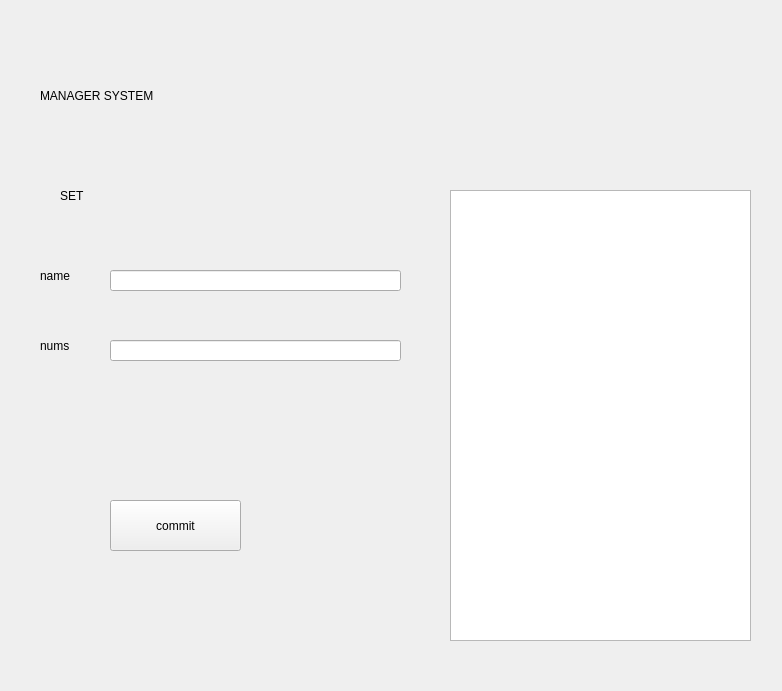
<?xml version="1.0" encoding="UTF-8"?>
<ui version="4.0">
 <class>rootinterface</class>
 <widget class="QWidget" name="rootinterface">
  <property name="geometry">
   <rect>
    <x>0</x>
    <y>0</y>
    <width>782</width>
    <height>691</height>
   </rect>
  </property>
  <property name="windowTitle">
   <string>Form</string>
  </property>
  <widget class="QTableView" name="list_shoplist">
   <property name="geometry">
    <rect>
     <x>450</x>
     <y>190</y>
     <width>301</width>
     <height>451</height>
    </rect>
   </property>
  </widget>
  <widget class="QLabel" name="label">
   <property name="geometry">
    <rect>
     <x>40</x>
     <y>20</y>
     <width>711</width>
     <height>151</height>
    </rect>
   </property>
   <property name="styleSheet">
    <string notr="true">font: 60pt &quot;Broadway&quot;;</string>
   </property>
   <property name="text">
    <string>MANAGER SYSTEM</string>
   </property>
  </widget>
  <widget class="QLabel" name="label_2">
   <property name="geometry">
    <rect>
     <x>60</x>
     <y>160</y>
     <width>101</width>
     <height>71</height>
    </rect>
   </property>
   <property name="styleSheet">
    <string notr="true">font: 40pt &quot;黑体&quot;;</string>
   </property>
   <property name="text">
    <string>SET</string>
   </property>
  </widget>
  <widget class="QLineEdit" name="input_name">
   <property name="geometry">
    <rect>
     <x>110</x>
     <y>270</y>
     <width>291</width>
     <height>21</height>
    </rect>
   </property>
  </widget>
  <widget class="QLineEdit" name="input_nums">
   <property name="geometry">
    <rect>
     <x>110</x>
     <y>340</y>
     <width>291</width>
     <height>21</height>
    </rect>
   </property>
  </widget>
  <widget class="QLabel" name="label_4">
   <property name="geometry">
    <rect>
     <x>40</x>
     <y>320</y>
     <width>61</width>
     <height>51</height>
    </rect>
   </property>
   <property name="styleSheet">
    <string notr="true">font: 20pt &quot;黑体&quot;;</string>
   </property>
   <property name="text">
    <string>nums</string>
   </property>
  </widget>
  <widget class="QLabel" name="label_5">
   <property name="geometry">
    <rect>
     <x>40</x>
     <y>250</y>
     <width>61</width>
     <height>51</height>
    </rect>
   </property>
   <property name="styleSheet">
    <string notr="true">font: 20pt &quot;黑体&quot;;</string>
   </property>
   <property name="text">
    <string>name</string>
   </property>
  </widget>
  <widget class="QPushButton" name="button_commit">
   <property name="geometry">
    <rect>
     <x>110</x>
     <y>500</y>
     <width>131</width>
     <height>51</height>
    </rect>
   </property>
   <property name="styleSheet">
    <string notr="true">font: 20pt &quot;黑体&quot;;</string>
   </property>
   <property name="text">
    <string>commit</string>
   </property>
  </widget>
 </widget>
 <resources/>
 <connections/>
</ui>
